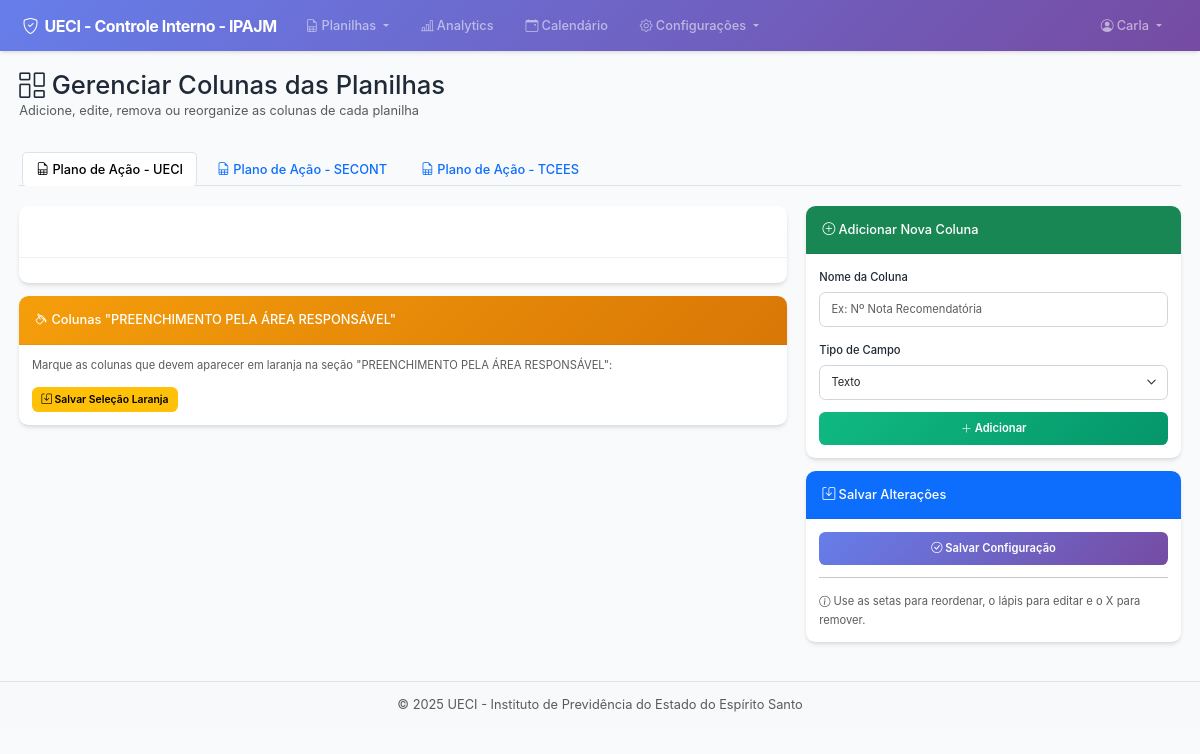
The page /configuracoes/colunas (signed in) on the database its author committed.
### models/user.py (models this page shows, shortened)
class User(UserMixin, db.Model):
    __tablename__ = 'users'
    id = db.Column(db.Integer, primary_key=True)
    username = db.Column(db.String(80), unique=True, nullable=False)
    email = db.Column(db.String(120), unique=True, nullable=False)
    phone = db.Column(db.String(20))
    password_hash = db.Column(db.String(200))
    is_admin = db.Column(db.Boolean, default=False)
    is_active = db.Column(db.Boolean, default=True)
    created_at = db.Column(db.DateTime, default=datetime.utcnow)
    last_login = db.Column(db.DateTime)

### models/planilha.py (models this page shows, shortened)
class AbaConfig(db.Model):
    __tablename__ = 'aba_config'
    id = db.Column(db.Integer, primary_key=True)
    aba_name = db.Column(db.String(100), unique=True, nullable=False)
    columns_config = db.Column(db.Text)
    orange_columns = db.Column(db.Text)  # ADICIONE ESTA LINHA
    display_order = db.Column(db.Integer, default=0)
    is_active = db.Column(db.Boolean, default=True)

### routes/configuracoes.py (the view)
@config_bp.route('/colunas')
@login_required
def colunas_config():
    abas = AbaConfig.query.filter_by(is_active=True).order_by(AbaConfig.display_order).all()
    return render_template('configuracoes/colunas.html', abas=abas)

### app.py (called while the page is built)
@login_manager.user_loader
def load_user(user_id):
    return User.query.get(int(user_id))

### templates/configuracoes/colunas.html (shortened to what this page needs)
{% extends "base.html" %}
{% block content %}
<div class="container-fluid mt-4">
    <div class="row mb-4">
        <div class="col-12">
            <h2 class="mb-0">
                <i class="bi bi-columns-gap"></i> Gerenciar Colunas das Planilhas
            </h2>
            <p class="text-muted">Adicione, edite, remova ou reorganize as colunas de cada planilha</p>
        </div>
    </div>
    <ul class="nav nav-tabs mb-4" id="abasTabs" role="tablist">
        {% for aba in abas %}
        <li class="nav-item" role="presentation">
            <button class="nav-link {% if loop.first %}active{% endif %}"
                    id="tab-{{ loop.index }}"
                    data-bs-toggle="tab"
                    data-bs-target="#content-{{ loop.index }}"
                    data-aba-name="{{ aba.aba_name }}"
                    type="button"
                    role="tab"
                    onclick="carregarColunas('{{ aba.aba_name }}', {{ loop.index }})">
                <i class="bi bi-file-earmark-spreadsheet"></i> {{ aba.aba_name }}
            </button>
        </li>
        {% endfor %}
    </ul>
    <div class="tab-content" id="abasContent">
        {% for aba in abas %}
        <div class="tab-pane fade {% if loop.first %}show active{% endif %}"
             id="content-{{ loop.index }}"
             role="tabpanel">
            <div class="row">
                <div class="col-md-8">
                    <div class="card shadow">
                        <div class="card-header bg-gradient" style="background: linear-gradient(135deg, #667eea 0%, #764ba2 100%); color: white;">
                            <h5 class="mb-0"><i class="bi bi-list-ol"></i> Colunas Atuais</h5>
                        </div>
                        <div class="card-body">
                        </div>
                    </div>
                    <div class="card shadow mt-3">
                        <div class="card-header" style="background: linear-gradient(135deg, #f59e0b 0%, #d97706 100%); color: white;">
                            <h6 class="mb-0"><i class="bi bi-paint-bucket"></i> Colunas "PREENCHIMENTO PELA ÁREA RESPONSÁVEL"</h6>
                        </div>
                        <div class="card-body">
                            <p class="small text-muted mb-2">Marque as colunas que devem aparecer em laranja na seção "PREENCHIMENTO PELA ÁREA RESPONSÁVEL":</p>
                            <button class="btn btn-warning btn-sm mt-2" onclick="salvarColunasLaranjas('{{ aba.aba_name }}', {{ loop.index }})">
                                <i class="bi bi-save"></i> Salvar Seleção Laranja
                            </button>
                        </div>
                    </div>
                </div>
                <div class="col-md-4">
                    <div class="card shadow mb-3">
                        <div class="card-header bg-success text-white">
                            <h6 class="mb-0"><i class="bi bi-plus-circle"></i> Adicionar Nova Coluna</h6>
                        </div>
                        <div class="card-body">
                            <div class="mb-3">
                                <label class="form-label">Nome da Coluna</label>
                                <input type="text" class="form-control" id="nova-coluna-nome-{{ loop.index }}" placeholder="Ex: Nº Nota Recomendatória">
                            </div>
                            <div class="mb-3">
                                <label class="form-label">Tipo de Campo</label>
                                <select class="form-select" id="nova-coluna-tipo-{{ loop.index }}">
                                    <option value="text">Texto</option>
                                </select>
                            </div>
                            <button class="btn btn-success w-100" onclick="adicionarColuna({{ loop.index }})">
                                <i class="bi bi-plus-lg"></i> Adicionar
                            </button>
                        </div>
                    </div>
                    <div class="card shadow">
                        <div class="card-header bg-primary text-white">
                            <h6 class="mb-0"><i class="bi bi-save"></i> Salvar Alterações</h6>
                        </div>
                        <div class="card-body">
                            <button class="btn btn-primary w-100" onclick="salvarColunas('{{ aba.aba_name }}', {{ loop.index }})">
                                <i class="bi bi-check-circle"></i> Salvar Configuração
                            </button>
                            <hr>
                            <small class="text-muted">
                                <i class="bi bi-info-circle"></i> Use as setas para reordenar, o lápis para editar e o X para remover.
                            </small>
                        </div>
                    </div>
                </div>
            </div>
        </div>
        {% endfor %}
    </div>
</div>
{% endblock %}

### templates/base.html (shortened to what this page needs)
<!DOCTYPE html>
<html lang="pt-BR">
<head>
    <link href="https://cdn.jsdelivr.net/npm/bootstrap@5.3.0/dist/css/bootstrap.min.css" rel="stylesheet">
    <link rel="stylesheet" href="https://cdn.jsdelivr.net/npm/bootstrap-icons@1.11.0/font/bootstrap-icons.css">
    {% if url_for('static', filename='css/style.css', _external=False) %}
    <link rel="stylesheet" href="{{ url_for('static', filename='css/style.css') }}">
    {% endif %}
</head>
<body>
    {% if current_user.is_authenticated %}
    <nav class="navbar navbar-expand-lg navbar-dark" style="background: linear-gradient(135deg, #667eea 0%, #764ba2 100%);">
        <div class="container-fluid">
            <a class="navbar-brand fw-bold" href="{{ url_for('main.index') }}">
                <i class="bi bi-shield-check me-2"></i>UECI - Controle Interno - IPAJM
            </a>
            <div class="collapse navbar-collapse" id="navbarNav">
                <ul class="navbar-nav me-auto">
                    <li class="nav-item dropdown">
                        <a class="nav-link dropdown-toggle" href="#" id="planilhasDropdown" role="button" data-bs-toggle="dropdown">
                            <i class="bi bi-file-earmark-spreadsheet me-1"></i>Planilhas
                        </a>
                    </li>
                    <li class="nav-item">
                        <a class="nav-link" href="{{ url_for('analytics.analytics_dashboard') }}">
                            <i class="bi bi-bar-chart-line me-1"></i>Analytics
                        </a>
                    </li>
                    <li class="nav-item">
                        <a class="nav-link" href="{{ url_for('main.calendario') }}">
                            <i class="bi bi-calendar-event me-1"></i>Calendário
                        </a>
                    </li>
                    <li class="nav-item dropdown">
                        <a class="nav-link dropdown-toggle" href="#" id="configDropdown" role="button" data-bs-toggle="dropdown">
                            <i class="bi bi-gear me-1"></i>Configurações
                        </a>
                    </li>
                </ul>
                <ul class="navbar-nav">
                    <li class="nav-item dropdown">
                        <a class="nav-link dropdown-toggle" href="#" id="userDropdown" role="button" data-bs-toggle="dropdown">
                            <i class="bi bi-person-circle me-1"></i>{{ current_user.username }}
                        </a>
                    </li>
                </ul>
            </div>
        </div>
    </nav>
    {% endif %}
    <main class="{% if current_user.is_authenticated %}container-fluid mt-4{% endif %}">
        {% block content %}{% endblock %}
    </main>
    <footer class="footer mt-5 py-3 bg-light">
        <div class="container text-center">
            <span class="text-muted">© 2025 UECI - Instituto de Previdência do Estado do Espírito Santo</span>
        </div>
    </footer>
</body>
</html>

### static/style.css (style rules this page uses)
:root { --primary-gradient: linear-gradient(135deg, #667eea 0%, #764ba2 100%); --primary-color: #667eea; --secondary-color: #764ba2; --success-color: #10b981; --danger-color: #ef4444; --warning-color: #f59e0b; --info-color: #3b82f6; --text-dark: #1f2937; --text-muted: #6b7280; --bg-light: #f9fafb; }
body { font-family: 'Inter', 'Segoe UI', Tahoma, Geneva, Verdana, sans-serif; background-color: var(--bg-light); color: var(--text-dark); }
.navbar { box-shadow: 0 4px 6px -1px rgba(0, 0, 0, 0.1), 0 2px 4px -1px rgba(0, 0, 0, 0.06); padding: 0.75rem 1rem; }
.navbar-brand { font-size: 1.25rem; font-weight: 700; letter-spacing: -0.5px; }
.nav-link { font-weight: 500; transition: all 0.3s ease; border-radius: 6px; padding: 0.5rem 1rem !important; margin: 0 0.25rem; }
.card { border: none; border-radius: 12px; transition: transform 0.3s ease, box-shadow 0.3s ease; overflow: hidden; }
.card-header { background-color: transparent; border-bottom: 1px solid rgba(0, 0, 0, 0.05); padding: 1.25rem; }
.shadow { box-shadow: 0 4px 6px -1px rgba(0, 0, 0, 0.1), 0 2px 4px -1px rgba(0, 0, 0, 0.06) !important; }
.btn { border-radius: 8px; font-weight: 600; padding: 0.625rem 1.25rem; transition: all 0.2s ease; border: none; font-size: 0.875rem; }
.btn-sm { padding: 0.375rem 0.75rem; font-size: 0.8125rem; }
.btn-success { background: linear-gradient(135deg, #10b981 0%, #059669 100%); }
.btn-primary { background: linear-gradient(135deg, #667eea 0%, #764ba2 100%); }
.form-control, .form-select { border-radius: 8px; border: 1.5px solid #d1d5db; padding: 0.625rem 0.875rem; transition: all 0.2s ease; font-size: 0.875rem; }
.form-label { font-weight: 500; margin-bottom: 0.5rem; color: var(--text-dark); font-size: 0.875rem; }
.footer { margin-top: auto; border-top: 1px solid #dee2e6; background-color: white; }
.card { animation: fadeIn 0.5s ease; }

### templates/base.html (style rules this page uses)
body { zoom: 80%; -moz-transform: scale(0.8); -moz-transform-origin: 0 0; }

### rows shown on the page
User: username "Carla"
AbaConfig: aba_name "Plano de Ação - UECI"
AbaConfig: aba_name "Plano de Ação - SECONT"
AbaConfig: aba_name "Plano de Ação - TCEES"
